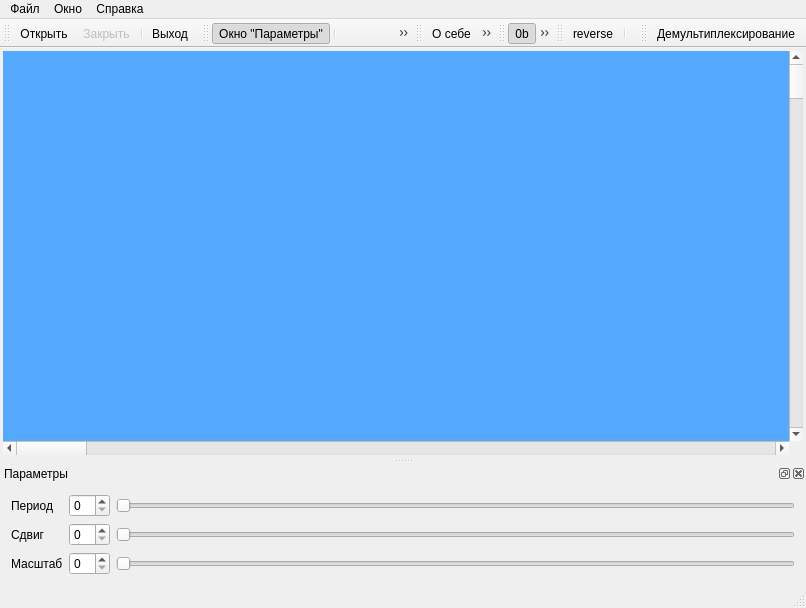
<?xml version="1.0" encoding="UTF-8"?>
<ui version="4.0">
 <class>MainWindow</class>
 <widget class="QMainWindow" name="MainWindow">
  <property name="geometry">
   <rect>
    <x>0</x>
    <y>0</y>
    <width>806</width>
    <height>608</height>
   </rect>
  </property>
  <property name="windowTitle">
   <string>Просмотр битового потока</string>
  </property>
  <widget class="QWidget" name="centralWidget">
   <layout class="QGridLayout" name="gridLayout_2">
    <property name="leftMargin">
     <number>3</number>
    </property>
    <property name="topMargin">
     <number>3</number>
    </property>
    <property name="rightMargin">
     <number>3</number>
    </property>
    <property name="bottomMargin">
     <number>3</number>
    </property>
    <property name="spacing">
     <number>0</number>
    </property>
    <item row="0" column="0">
     <widget class="Viewer" name="dataVWR" native="true">
      <property name="palette">
       <palette>
        <active>
         <colorrole role="Base">
          <brush brushstyle="SolidPattern">
           <color alpha="255">
            <red>255</red>
            <green>255</green>
            <blue>255</blue>
           </color>
          </brush>
         </colorrole>
         <colorrole role="Window">
          <brush brushstyle="SolidPattern">
           <color alpha="255">
            <red>85</red>
            <green>170</green>
            <blue>255</blue>
           </color>
          </brush>
         </colorrole>
        </active>
        <inactive>
         <colorrole role="Base">
          <brush brushstyle="SolidPattern">
           <color alpha="255">
            <red>255</red>
            <green>255</green>
            <blue>255</blue>
           </color>
          </brush>
         </colorrole>
         <colorrole role="Window">
          <brush brushstyle="SolidPattern">
           <color alpha="255">
            <red>85</red>
            <green>170</green>
            <blue>255</blue>
           </color>
          </brush>
         </colorrole>
        </inactive>
        <disabled>
         <colorrole role="Base">
          <brush brushstyle="SolidPattern">
           <color alpha="255">
            <red>85</red>
            <green>170</green>
            <blue>255</blue>
           </color>
          </brush>
         </colorrole>
         <colorrole role="Window">
          <brush brushstyle="SolidPattern">
           <color alpha="255">
            <red>85</red>
            <green>170</green>
            <blue>255</blue>
           </color>
          </brush>
         </colorrole>
        </disabled>
       </palette>
      </property>
      <property name="autoFillBackground">
       <bool>true</bool>
      </property>
     </widget>
    </item>
    <item row="0" column="1">
     <widget class="QScrollBar" name="rowVSB">
      <property name="orientation">
       <enum>Qt::Vertical</enum>
      </property>
     </widget>
    </item>
    <item row="1" column="0">
     <widget class="QScrollBar" name="clmHSB">
      <property name="orientation">
       <enum>Qt::Horizontal</enum>
      </property>
     </widget>
    </item>
   </layout>
  </widget>
  <widget class="QMenuBar" name="menuBar">
   <property name="geometry">
    <rect>
     <x>0</x>
     <y>0</y>
     <width>806</width>
     <height>25</height>
    </rect>
   </property>
   <widget class="QMenu" name="menu">
    <property name="title">
     <string>Файл</string>
    </property>
    <addaction name="openACT"/>
    <addaction name="closeACT"/>
    <addaction name="separator"/>
    <addaction name="quitACT"/>
   </widget>
   <widget class="QMenu" name="menu_2">
    <property name="title">
     <string>Окно</string>
    </property>
    <addaction name="paramACT"/>
    <addaction name="separator"/>
    <addaction name="restoreACT"/>
   </widget>
   <widget class="QMenu" name="menu_3">
    <property name="title">
     <string>Справка</string>
    </property>
    <addaction name="aboutACT"/>
    <addaction name="qtInfoACT"/>
   </widget>
   <addaction name="menu"/>
   <addaction name="menu_2"/>
   <addaction name="menu_3"/>
  </widget>
  <widget class="QToolBar" name="fileTLB">
   <property name="windowTitle">
    <string>Файл</string>
   </property>
   <attribute name="toolBarArea">
    <enum>TopToolBarArea</enum>
   </attribute>
   <attribute name="toolBarBreak">
    <bool>false</bool>
   </attribute>
   <addaction name="openACT"/>
   <addaction name="closeACT"/>
   <addaction name="separator"/>
   <addaction name="quitACT"/>
  </widget>
  <widget class="QStatusBar" name="statusBar"/>
  <widget class="QDockWidget" name="paramDWG">
   <property name="windowTitle">
    <string>Параметры</string>
   </property>
   <attribute name="dockWidgetArea">
    <number>8</number>
   </attribute>
   <widget class="QWidget" name="dockWidgetContents">
    <layout class="QGridLayout" name="gridLayout">
     <item row="2" column="1">
      <widget class="QSpinBox" name="scaleSBX"/>
     </item>
     <item row="0" column="0">
      <widget class="QLabel" name="periodLBL">
       <property name="text">
        <string>Период</string>
       </property>
      </widget>
     </item>
     <item row="1" column="2">
      <widget class="QSlider" name="shiftHSL">
       <property name="orientation">
        <enum>Qt::Horizontal</enum>
       </property>
      </widget>
     </item>
     <item row="2" column="2">
      <widget class="QSlider" name="scaleHSL">
       <property name="orientation">
        <enum>Qt::Horizontal</enum>
       </property>
      </widget>
     </item>
     <item row="3" column="1">
      <spacer name="verticalSpacer">
       <property name="orientation">
        <enum>Qt::Vertical</enum>
       </property>
       <property name="sizeHint" stdset="0">
        <size>
         <width>20</width>
         <height>0</height>
        </size>
       </property>
      </spacer>
     </item>
     <item row="0" column="1">
      <widget class="QSpinBox" name="periodSBX"/>
     </item>
     <item row="1" column="1">
      <widget class="QSpinBox" name="shiftSBX"/>
     </item>
     <item row="1" column="0">
      <widget class="QLabel" name="shiftLBL">
       <property name="text">
        <string>Сдвиг</string>
       </property>
      </widget>
     </item>
     <item row="2" column="0">
      <widget class="QLabel" name="scaleLBL">
       <property name="text">
        <string>Масштаб</string>
       </property>
      </widget>
     </item>
     <item row="0" column="2">
      <widget class="QSlider" name="periodHSL">
       <property name="orientation">
        <enum>Qt::Horizontal</enum>
       </property>
      </widget>
     </item>
    </layout>
   </widget>
  </widget>
  <widget class="QToolBar" name="windowTLB">
   <property name="windowTitle">
    <string>Окно</string>
   </property>
   <attribute name="toolBarArea">
    <enum>TopToolBarArea</enum>
   </attribute>
   <attribute name="toolBarBreak">
    <bool>false</bool>
   </attribute>
   <addaction name="paramACT"/>
   <addaction name="separator"/>
   <addaction name="restoreACT"/>
  </widget>
  <widget class="QToolBar" name="helpTLB">
   <property name="windowTitle">
    <string>Справка</string>
   </property>
   <attribute name="toolBarArea">
    <enum>TopToolBarArea</enum>
   </attribute>
   <attribute name="toolBarBreak">
    <bool>false</bool>
   </attribute>
   <addaction name="aboutACT"/>
   <addaction name="qtInfoACT"/>
  </widget>
  <widget class="QToolBar" name="toolBar">
   <property name="windowTitle">
    <string>Способ отображения</string>
   </property>
   <attribute name="toolBarArea">
    <enum>TopToolBarArea</enum>
   </attribute>
   <attribute name="toolBarBreak">
    <bool>false</bool>
   </attribute>
   <addaction name="bitACT"/>
   <addaction name="hexACT"/>
   <addaction name="actionOxT"/>
   <addaction name="separator"/>
  </widget>
  <widget class="QToolBar" name="toolBar_2">
   <property name="windowTitle">
    <string>toolBar_2</string>
   </property>
   <attribute name="toolBarArea">
    <enum>TopToolBarArea</enum>
   </attribute>
   <attribute name="toolBarBreak">
    <bool>false</bool>
   </attribute>
   <addaction name="reverseACT"/>
   <addaction name="separator"/>
  </widget>
  <widget class="QToolBar" name="toolBar_3">
   <property name="windowTitle">
    <string>toolBar_3</string>
   </property>
   <attribute name="toolBarArea">
    <enum>TopToolBarArea</enum>
   </attribute>
   <attribute name="toolBarBreak">
    <bool>false</bool>
   </attribute>
   <addaction name="demultACT"/>
  </widget>
  <action name="quitACT">
   <property name="icon">
    <iconset resource="q.qrc">
     <normaloff>:/img/277-exit.png</normaloff>:/img/277-exit.png</iconset>
   </property>
   <property name="text">
    <string>Выход</string>
   </property>
   <property name="shortcut">
    <string>Alt+X</string>
   </property>
  </action>
  <action name="openACT">
   <property name="icon">
    <iconset resource="q.qrc">
     <normaloff>:/img/049-folder-open.png</normaloff>:/img/049-folder-open.png</iconset>
   </property>
   <property name="text">
    <string>Открыть</string>
   </property>
   <property name="shortcut">
    <string>Ctrl+O</string>
   </property>
  </action>
  <action name="closeACT">
   <property name="enabled">
    <bool>false</bool>
   </property>
   <property name="icon">
    <iconset resource="q.qrc">
     <normaloff>:/img/270-cancel-circle.png</normaloff>:/img/270-cancel-circle.png</iconset>
   </property>
   <property name="text">
    <string>Закрыть</string>
   </property>
   <property name="shortcut">
    <string>Ctrl+W</string>
   </property>
  </action>
  <action name="paramACT">
   <property name="checkable">
    <bool>true</bool>
   </property>
   <property name="checked">
    <bool>true</bool>
   </property>
   <property name="icon">
    <iconset resource="q.qrc">
     <normaloff>:/img/147-equalizer.png</normaloff>:/img/147-equalizer.png</iconset>
   </property>
   <property name="text">
    <string>Окно &quot;Параметры&quot;</string>
   </property>
  </action>
  <action name="restoreACT">
   <property name="icon">
    <iconset resource="q.qrc">
     <normaloff>:/img/341-radio-checked.png</normaloff>:/img/341-radio-checked.png</iconset>
   </property>
   <property name="text">
    <string>Восстановить окна</string>
   </property>
  </action>
  <action name="aboutACT">
   <property name="icon">
    <iconset resource="q.qrc">
     <normaloff>:/img/226-smile.png</normaloff>:/img/226-smile.png</iconset>
   </property>
   <property name="text">
    <string>О себе</string>
   </property>
  </action>
  <action name="qtInfoACT">
   <property name="icon">
    <iconset resource="q.qrc">
     <normaloff>:/img/269-info.png</normaloff>:/img/269-info.png</iconset>
   </property>
   <property name="text">
    <string>О Qt</string>
   </property>
  </action>
  <action name="bitACT">
   <property name="checkable">
    <bool>true</bool>
   </property>
   <property name="checked">
    <bool>true</bool>
   </property>
   <property name="icon">
    <iconset resource="q.qrc">
     <normaloff>:/img/0b.png</normaloff>:/img/0b.png</iconset>
   </property>
   <property name="text">
    <string>0b</string>
   </property>
   <property name="toolTip">
    <string>Отображать биты</string>
   </property>
  </action>
  <action name="hexACT">
   <property name="checkable">
    <bool>true</bool>
   </property>
   <property name="icon">
    <iconset resource="q.qrc">
     <normaloff>:/img/0x.png</normaloff>:/img/0x.png</iconset>
   </property>
   <property name="text">
    <string>0xHEX</string>
   </property>
   <property name="toolTip">
    <string>Отображать HEX</string>
   </property>
  </action>
  <action name="reverseACT">
   <property name="icon">
    <iconset resource="q.qrc">
     <normaloff>:/img/302-loop.png</normaloff>:/img/302-loop.png</iconset>
   </property>
   <property name="text">
    <string>reverse</string>
   </property>
   <property name="toolTip">
    <string>Разворот бит</string>
   </property>
  </action>
  <action name="demultACT">
   <property name="icon">
    <iconset resource="q.qrc">
     <normaloff>:/img/099-floppy-disk-8.png</normaloff>:/img/099-floppy-disk-8.png</iconset>
   </property>
   <property name="text">
    <string>Демультиплексирование</string>
   </property>
   <property name="toolTip">
    <string>Демультиплексирование</string>
   </property>
  </action>
  <action name="actionOxT">
   <property name="checkable">
    <bool>true</bool>
   </property>
   <property name="checked">
    <bool>false</bool>
   </property>
   <property name="icon">
    <iconset resource="q.qrc">
     <normaloff>:/img/text.png</normaloff>:/img/text.png</iconset>
   </property>
   <property name="text">
    <string>OxT</string>
   </property>
   <property name="toolTip">
    <string>Отображение текста</string>
   </property>
  </action>
 </widget>
 <layoutdefault spacing="6" margin="11"/>
 <customwidgets>
  <customwidget>
   <class>Viewer</class>
   <extends>QWidget</extends>
   <header>Viewer.h</header>
   <container>1</container>
   <slots>
    <signal>rowRangeChanged(int,int)</signal>
    <signal>rowChanged(int)</signal>
    <signal>clmRangeChanged(int,int)</signal>
    <signal>clmChanged(int)</signal>
    <signal>shiftRangeChanged(int,int)</signal>
    <slot>setPeriod(int)</slot>
    <slot>setStartRow(int)</slot>
    <slot>setStartClm(int)</slot>
    <slot>recalculate()</slot>
   </slots>
  </customwidget>
 </customwidgets>
 <resources>
  <include location="q.qrc"/>
 </resources>
 <connections>
  <connection>
   <sender>periodHSL</sender>
   <signal>valueChanged(int)</signal>
   <receiver>periodSBX</receiver>
   <slot>setValue(int)</slot>
   <hints>
    <hint type="sourcelabel">
     <x>319</x>
     <y>357</y>
    </hint>
    <hint type="destinationlabel">
     <x>93</x>
     <y>356</y>
    </hint>
   </hints>
  </connection>
  <connection>
   <sender>periodSBX</sender>
   <signal>valueChanged(int)</signal>
   <receiver>periodHSL</receiver>
   <slot>setValue(int)</slot>
   <hints>
    <hint type="sourcelabel">
     <x>93</x>
     <y>356</y>
    </hint>
    <hint type="destinationlabel">
     <x>319</x>
     <y>357</y>
    </hint>
   </hints>
  </connection>
  <connection>
   <sender>scaleHSL</sender>
   <signal>valueChanged(int)</signal>
   <receiver>scaleSBX</receiver>
   <slot>setValue(int)</slot>
   <hints>
    <hint type="sourcelabel">
     <x>319</x>
     <y>413</y>
    </hint>
    <hint type="destinationlabel">
     <x>78</x>
     <y>402</y>
    </hint>
   </hints>
  </connection>
  <connection>
   <sender>scaleSBX</sender>
   <signal>valueChanged(int)</signal>
   <receiver>scaleHSL</receiver>
   <slot>setValue(int)</slot>
   <hints>
    <hint type="sourcelabel">
     <x>93</x>
     <y>412</y>
    </hint>
    <hint type="destinationlabel">
     <x>365</x>
     <y>402</y>
    </hint>
   </hints>
  </connection>
  <connection>
   <sender>shiftHSL</sender>
   <signal>valueChanged(int)</signal>
   <receiver>shiftSBX</receiver>
   <slot>setValue(int)</slot>
   <hints>
    <hint type="sourcelabel">
     <x>319</x>
     <y>385</y>
    </hint>
    <hint type="destinationlabel">
     <x>93</x>
     <y>384</y>
    </hint>
   </hints>
  </connection>
  <connection>
   <sender>shiftSBX</sender>
   <signal>valueChanged(int)</signal>
   <receiver>shiftHSL</receiver>
   <slot>setValue(int)</slot>
   <hints>
    <hint type="sourcelabel">
     <x>93</x>
     <y>384</y>
    </hint>
    <hint type="destinationlabel">
     <x>319</x>
     <y>385</y>
    </hint>
   </hints>
  </connection>
  <connection>
   <sender>quitACT</sender>
   <signal>triggered()</signal>
   <receiver>MainWindow</receiver>
   <slot>close()</slot>
   <hints>
    <hint type="sourcelabel">
     <x>-1</x>
     <y>-1</y>
    </hint>
    <hint type="destinationlabel">
     <x>166</x>
     <y>121</y>
    </hint>
   </hints>
  </connection>
  <connection>
   <sender>paramACT</sender>
   <signal>toggled(bool)</signal>
   <receiver>paramDWG</receiver>
   <slot>setVisible(bool)</slot>
   <hints>
    <hint type="sourcelabel">
     <x>-1</x>
     <y>-1</y>
    </hint>
    <hint type="destinationlabel">
     <x>166</x>
     <y>428</y>
    </hint>
   </hints>
  </connection>
  <connection>
   <sender>paramDWG</sender>
   <signal>visibilityChanged(bool)</signal>
   <receiver>paramACT</receiver>
   <slot>setChecked(bool)</slot>
   <hints>
    <hint type="sourcelabel">
     <x>166</x>
     <y>428</y>
    </hint>
    <hint type="destinationlabel">
     <x>-1</x>
     <y>-1</y>
    </hint>
   </hints>
  </connection>
  <connection>
   <sender>dataVWR</sender>
   <signal>clmChanged(int)</signal>
   <receiver>clmHSB</receiver>
   <slot>setValue(int)</slot>
   <hints>
    <hint type="sourcelabel">
     <x>248</x>
     <y>123</y>
    </hint>
    <hint type="destinationlabel">
     <x>251</x>
     <y>300</y>
    </hint>
   </hints>
  </connection>
  <connection>
   <sender>dataVWR</sender>
   <signal>clmChanged(int)</signal>
   <receiver>MainWindow</receiver>
   <slot>printinfo()</slot>
   <hints>
    <hint type="sourcelabel">
     <x>248</x>
     <y>123</y>
    </hint>
    <hint type="destinationlabel">
     <x>257</x>
     <y>177</y>
    </hint>
   </hints>
  </connection>
  <connection>
   <sender>dataVWR</sender>
   <signal>clmRangeChanged(int,int)</signal>
   <receiver>clmHSB</receiver>
   <slot>setRange(int,int)</slot>
   <hints>
    <hint type="sourcelabel">
     <x>248</x>
     <y>123</y>
    </hint>
    <hint type="destinationlabel">
     <x>251</x>
     <y>300</y>
    </hint>
   </hints>
  </connection>
  <connection>
   <sender>dataVWR</sender>
   <signal>clmRangeChanged(int,int)</signal>
   <receiver>MainWindow</receiver>
   <slot>printinfo()</slot>
   <hints>
    <hint type="sourcelabel">
     <x>248</x>
     <y>123</y>
    </hint>
    <hint type="destinationlabel">
     <x>257</x>
     <y>177</y>
    </hint>
   </hints>
  </connection>
  <connection>
   <sender>dataVWR</sender>
   <signal>rowChanged(int)</signal>
   <receiver>rowVSB</receiver>
   <slot>setValue(int)</slot>
   <hints>
    <hint type="sourcelabel">
     <x>248</x>
     <y>123</y>
    </hint>
    <hint type="destinationlabel">
     <x>633</x>
     <y>181</y>
    </hint>
   </hints>
  </connection>
  <connection>
   <sender>dataVWR</sender>
   <signal>rowChanged(int)</signal>
   <receiver>MainWindow</receiver>
   <slot>printinfo()</slot>
   <hints>
    <hint type="sourcelabel">
     <x>248</x>
     <y>123</y>
    </hint>
    <hint type="destinationlabel">
     <x>257</x>
     <y>177</y>
    </hint>
   </hints>
  </connection>
  <connection>
   <sender>dataVWR</sender>
   <signal>rowRangeChanged(int,int)</signal>
   <receiver>rowVSB</receiver>
   <slot>setRange(int,int)</slot>
   <hints>
    <hint type="sourcelabel">
     <x>248</x>
     <y>123</y>
    </hint>
    <hint type="destinationlabel">
     <x>633</x>
     <y>181</y>
    </hint>
   </hints>
  </connection>
  <connection>
   <sender>dataVWR</sender>
   <signal>rowRangeChanged(int,int)</signal>
   <receiver>MainWindow</receiver>
   <slot>printinfo()</slot>
   <hints>
    <hint type="sourcelabel">
     <x>248</x>
     <y>123</y>
    </hint>
    <hint type="destinationlabel">
     <x>257</x>
     <y>177</y>
    </hint>
   </hints>
  </connection>
  <connection>
   <sender>dataVWR</sender>
   <signal>shiftRangeChanged(int,int)</signal>
   <receiver>shiftHSL</receiver>
   <slot>setRange(int,int)</slot>
   <hints>
    <hint type="sourcelabel">
     <x>248</x>
     <y>123</y>
    </hint>
    <hint type="destinationlabel">
     <x>327</x>
     <y>385</y>
    </hint>
   </hints>
  </connection>
  <connection>
   <sender>dataVWR</sender>
   <signal>shiftRangeChanged(int,int)</signal>
   <receiver>MainWindow</receiver>
   <slot>printinfo()</slot>
   <hints>
    <hint type="sourcelabel">
     <x>248</x>
     <y>123</y>
    </hint>
    <hint type="destinationlabel">
     <x>257</x>
     <y>177</y>
    </hint>
   </hints>
  </connection>
  <connection>
   <sender>clmHSB</sender>
   <signal>valueChanged(int)</signal>
   <receiver>dataVWR</receiver>
   <slot>setStartClm(int)</slot>
   <hints>
    <hint type="sourcelabel">
     <x>251</x>
     <y>300</y>
    </hint>
    <hint type="destinationlabel">
     <x>248</x>
     <y>123</y>
    </hint>
   </hints>
  </connection>
  <connection>
   <sender>rowVSB</sender>
   <signal>valueChanged(int)</signal>
   <receiver>dataVWR</receiver>
   <slot>setStartRow(int)</slot>
   <hints>
    <hint type="sourcelabel">
     <x>633</x>
     <y>181</y>
    </hint>
    <hint type="destinationlabel">
     <x>248</x>
     <y>123</y>
    </hint>
   </hints>
  </connection>
  <connection>
   <sender>periodHSL</sender>
   <signal>valueChanged(int)</signal>
   <receiver>dataVWR</receiver>
   <slot>setPeriod(int)</slot>
   <hints>
    <hint type="sourcelabel">
     <x>327</x>
     <y>357</y>
    </hint>
    <hint type="destinationlabel">
     <x>248</x>
     <y>123</y>
    </hint>
   </hints>
  </connection>
 </connections>
 <slots>
  <slot>printinfo()</slot>
 </slots>
</ui>
